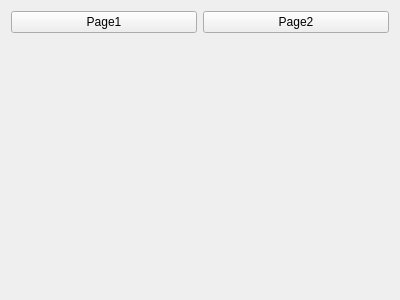
<?xml version="1.0" encoding="UTF-8"?>
<ui version="4.0">
 <class>PageHome</class>
 <widget class="QWidget" name="PageHome">
  <property name="geometry">
   <rect>
    <x>0</x>
    <y>0</y>
    <width>400</width>
    <height>300</height>
   </rect>
  </property>
  <property name="windowTitle">
   <string>Form</string>
  </property>
  <layout class="QGridLayout" name="gridLayout" rowstretch="0,1">
   <item row="0" column="0">
    <widget class="QPushButton" name="btn_pageOne">
     <property name="text">
      <string>Page1</string>
     </property>
    </widget>
   </item>
   <item row="0" column="1">
    <widget class="QPushButton" name="btn_pageTwo">
     <property name="text">
      <string>Page2</string>
     </property>
    </widget>
   </item>
   <item row="1" column="0" colspan="2">
    <widget class="QRouteView" name="container" native="true"/>
   </item>
  </layout>
 </widget>
 <customwidgets>
  <customwidget>
   <class>QRouteView</class>
   <extends>QWidget</extends>
   <header location="global">QRouteView.h</header>
   <container>1</container>
  </customwidget>
 </customwidgets>
 <resources/>
 <connections/>
</ui>
